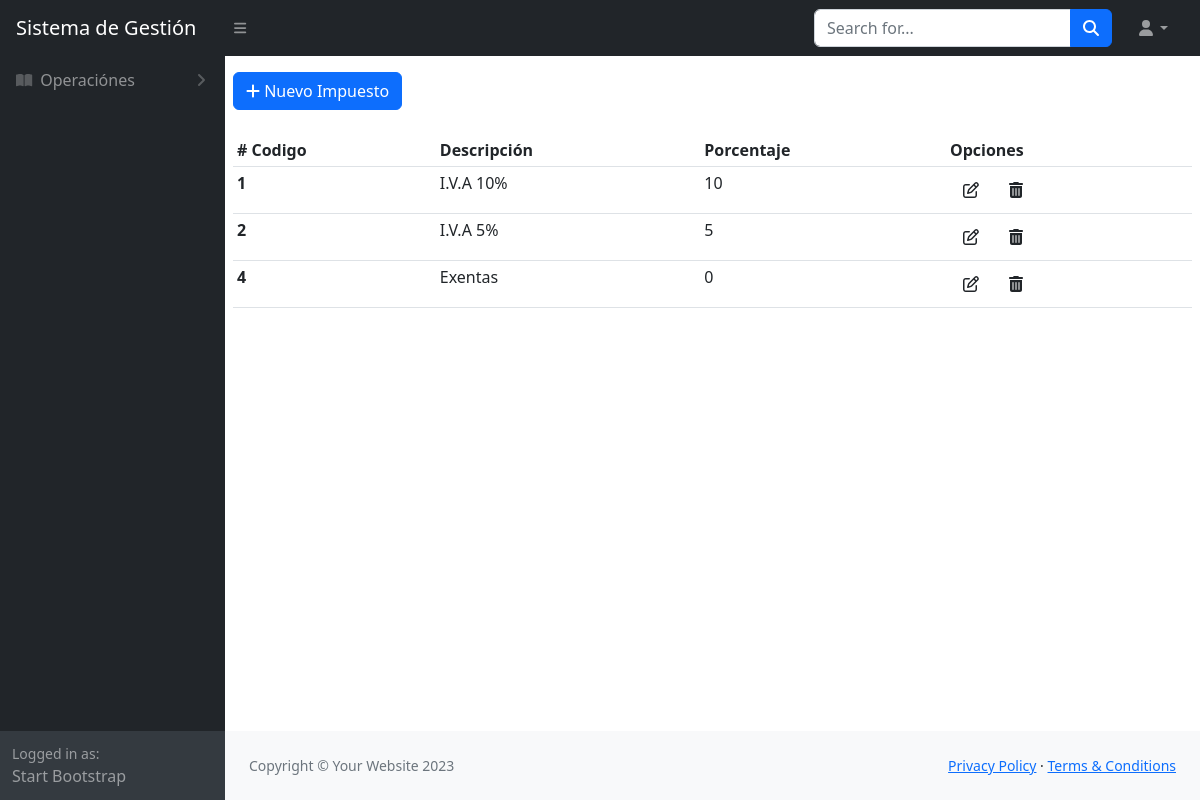
The app's page /impuestos/, older data.
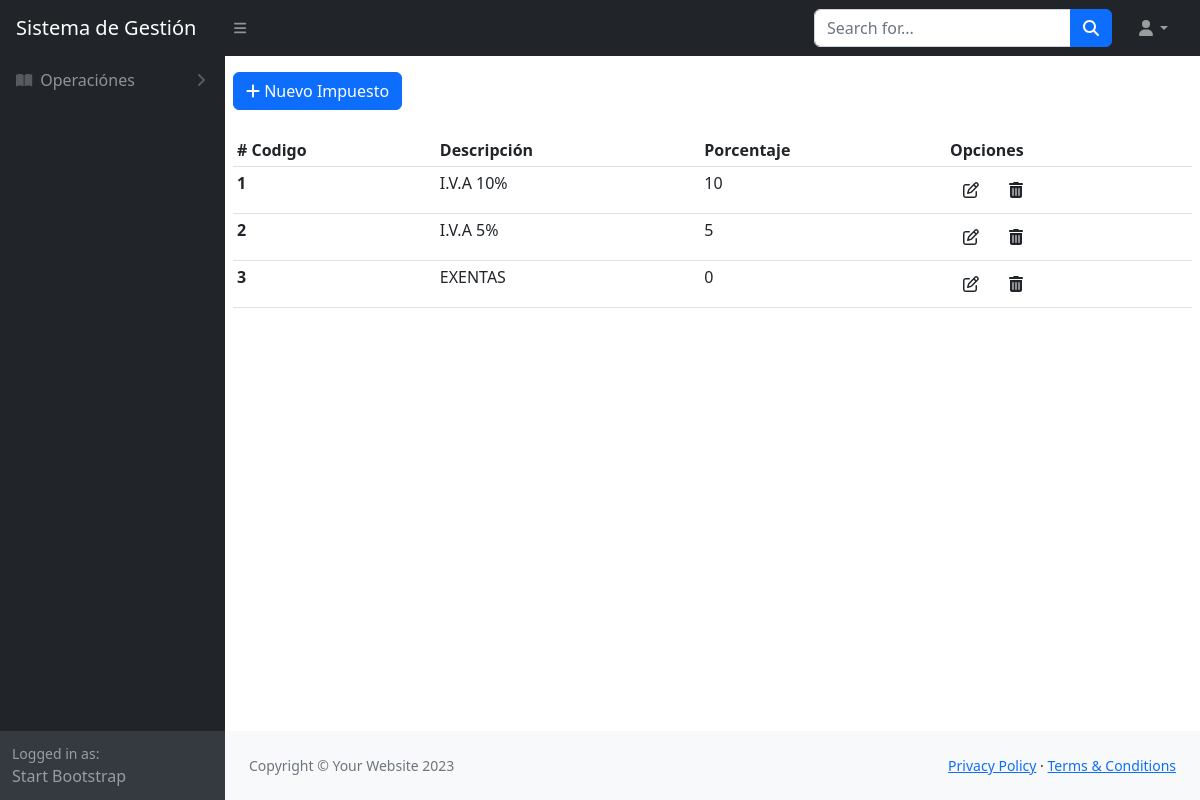
The same page, newer data.
### impuestos/models.py (models this page shows)
class Impuestos(models.Model):
    descripcion = models.CharField(max_length=250)
    porcentaje = models.PositiveIntegerField()
    estado = models.BooleanField(default=True, blank=True, null=True)

### impuestos/views.py (the view)
# urls.py: path("", lista_impuesto, name="lista_impuesto"),
def lista_impuesto(request):
    if request.method == "GET":
        impuestos = Impuestos.objects.all()
        template_ = "impuesto.html"
        context = {"titulo": "Lista de Impuestos", "impuestos": impuestos}
    return render(request, template_name=template_, context=context)

### impuestos/templates/impuesto.html (shortened to what this page needs)
{% extends 'index.html' %}
{% load static %}
{% block content %}
<div class="my-2 p-2 ">
  <a href="nuevo_impuesto" class="btn btn-primary "><i class="fa-solid fa-plus"></i> Nuevo Impuesto</a>
</div>
<div class="p-2 ">
  <table class="table table-sm table-responsive" id="datatablesSimple">
    <thead>
      <tr>
        <th># Codigo</th>
        <th >Descripci&oacute;n</th>
        <th >Porcentaje</th>
        <th>Opciones</th>
      </tr>
    </thead>
    <tbody>
      {% for imp in impuestos %}
      <tr>
        <th > {{imp.id}} </th>
        <td> {{imp.descripcion}}</td>
        <td> {{imp.porcentaje}}</td>
        <td> <a href="{% url 'modificar_impuesto' imp.id %}" class="btn btn-ligth"> <i class="fa-regular fa-pen-to-square"></i> </a>
          <a href="#" class="btn btn-ligth" onclick="confirmarEliminacion('{{ imp.id }}')"><i class="fa-solid fa-trash-can"></i></a>
        </td>
      </tr>
      {% endfor %}
    </tbody>
  </table>
</div>
{% endblock %}

Row changes from the older to the newer data that the page shows:
removed Impuestos: id "4", descripcion "Exentas", porcentaje "0"
added Impuestos: id "3", descripcion "EXENTAS", porcentaje "0"
